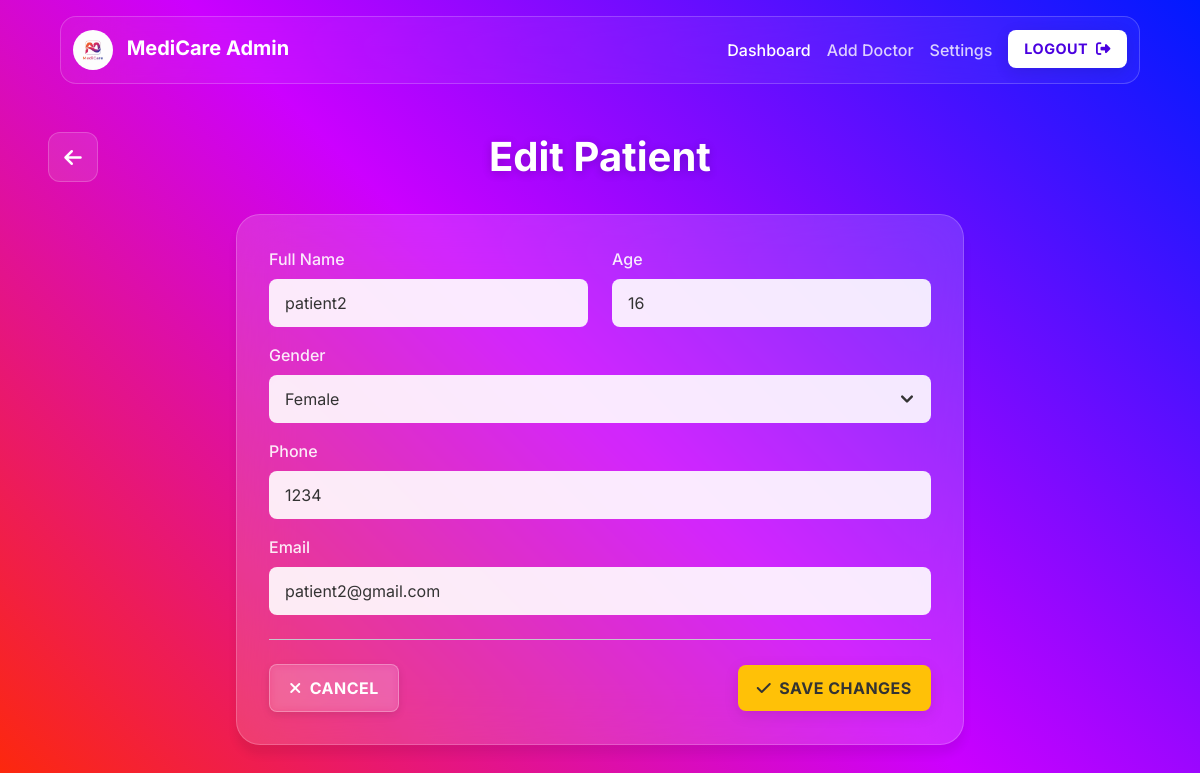
Screenshot of /edit_patient/2 with the database file from the repository.
### application/models.py (models this page shows)
class Patient(db.Model):
    __tablename__ = 'patient'
    id = db.Column(db.Integer(),primary_key = True)
    blocked = db.Column(db.Boolean(), default=False, nullable=False)
    user_id = db.Column(db.Integer(), db.ForeignKey('user.id', ondelete="CASCADE"), nullable=False)
    name = db.Column(db.String(), nullable=False)
    age = db.Column(db.Integer(), nullable=False)
    gender = db.Column(db.String(), nullable=False)
    phone = db.Column(db.String(), nullable=False)
    email = db.Column(db.String(), nullable=False)
    appointment = db.relationship('Appointment', backref='patient', cascade="all, delete-orphan")

### application/controllers.py (the view, shortened to what this page needs)
@app.route("/edit_patient/<int:id>", methods = ['GET','POST'])
def edit_patient(id):
    patient = Patient.query.get_or_404(id)
    return render_template("edit_patient.html", patient = patient)

### templates/edit_patient.html (shortened to what this page needs)
<!DOCTYPE html>
<html lang="en">
<head>
    <link href="https://cdn.jsdelivr.net/npm/bootstrap@5.3.2/dist/css/bootstrap.min.css" rel="stylesheet">
</head>
<body class="landing-page">
    <nav class="navbar navbar-expand-lg app-navbar navbar-dark sticky-top">
        <div class="container-fluid">
            <a class="navbar-brand" href="#">
                <img src="../static/logo2.png" alt="Logo" style="height: 40px; border-radius: 50%;">
                <span class="fw-bold ms-2">MediCare Admin</span>
            </a>
            <div class="collapse navbar-collapse" id="adminNav">
                <ul class="navbar-nav ms-auto mb-2 mb-lg-0">
                    <li class="nav-item">
                        <a class="nav-link active" href="#">Dashboard</a>
                    </li>
                    <li class="nav-item">
                        <a class="nav-link" href="#">Add Doctor</a>
                    </li>
                    <li class="nav-item">
                        <a class="nav-link" href="#">Settings</a>
                    </li>
                    <li class="nav-item">
                        <a href="/login" class="btn btn-login ms-lg-2">Logout <i class="fa-solid fa-right-from-bracket ms-1"></i></a>
                    </li>
                </ul>
            </div>
        </div>
    </nav>
    <main class="container-fluid p-4 p-md-5">
        <div class="admin-header-bar">
            <a href="/admin" class="btn-back-icon"><i class="fa-solid fa-arrow-left"></i></a>
            <h1 class="admin-title">Edit Patient</h1>
            <div class="header-spacer"></div>
        </div>
        <div class="row justify-content-center">
            <div class="col-lg-8 col-md-10">
                <div class="glass-card content-card">
                    <form method="post">
                        <div class="row">
                            <div class="col-md-6 mb-3">
                                <label for="patientName" class="form-label form-label-admin">Full Name</label>
                                <input type="text" name="name" id="patientName" class="form-control form-control-admin" value="{{ patient.name }}" required>
                            </div>
                            <div class="col-md-6 mb-3">
                                <label for="patientAge" class="form-label form-label-admin">Age</label>
                                <input type="number" name="age" id="patientAge" class="form-control form-control-admin" value="{{ patient.age }}" min="0">
                            </div>
                        </div>
                        <div class="mb-3">
                            <label for="patientGender" class="form-label form-label-admin">Gender</label>
                            <select name="gender" id="patientGender" class="form-select form-control-admin">
                                <option value="Female" {% if patient.gender=='Female' %}selected{% endif %}>Female</option>
                            </select>
                        </div>
                        <div class="mb-3">
                            <label for="patientPhone" class="form-label form-label-admin">Phone</label>
                            <input type="text" name="phone" id="patientPhone" class="form-control form-control-admin" value="{{ patient.phone }}">
                        </div>
                        <div class="mb-3">
                            <label for="patientEmail" class="form-label form-label-admin">Email</label>
                            <input type="email" name="email" id="patientEmail" class="form-control form-control-admin" value="{{ patient.email }}">
                        </div>
                        <div class="d-flex justify-content-between align-items-center mt-4 pt-4 border-top border-secondary-subtle border-opacity-25">
                            <a href="/admin" class="btn btn-register">
                                <i class="fa-solid fa-times me-2"></i>Cancel
                            </a>
                            <button type="submit" class="btn btn-edit">
                                <i class="fa-solid fa-check me-2"></i>Save Changes
                            </button>
                        </div>
                    </form>
                </div>
            </div>
        </div>
    </main>
</body>
</html>

### templates/edit_patient.html (style rules this page uses)
html { min-height: 100vh; background-image: linear-gradient(45deg, #ff2a00 0%, #cc00ff 50%, #001aff 100%); background-attachment: fixed; background-size: cover; }
body { font-family: 'Inter', sans-serif; background-color: transparent; }
body.landing-page { display: block; padding: 0; overflow-y: auto; overflow-x: hidden; background-color: transparent; }
a { text-decoration: none; }
.glass-card { background: rgba(255, 255, 255, 0.15); backdrop-filter: blur(25px); border-radius: 1.5rem; box-shadow: 0 10px 10px rgba(0, 0, 0, 0.07); border: 1px solid rgba(255, 255, 255, 0.2); color: white; z-index: 10; }
.btn-login { color: #4a00e0; background: #fff; border: none; padding: 0.7rem 1.2rem; font-size: 1rem; font-weight: 700; text-transform: uppercase; letter-spacing: 0.5px; border-radius: 0.5rem; box-shadow: 0 4px 15px rgba(0, 0, 0, 0.1); transition: all 0.3s ease-in-out; }
.btn-register { display: inline-block; text-align: center; color: #fff; background: rgba(255, 255, 255, 0.08); border: 1px solid rgba(255, 255, 255, 0.3); backdrop-filter: blur(4px); padding: 0.7rem 1.2rem; font-size: 1rem; font-weight: 700; text-transform: uppercase; letter-spacing: 0.5px; border-radius: 0.5rem; box-shadow: 0 3px 8px rgba(0, 0, 0, 0.1); transition: all 0.3s ease-in-out; }
.form-control-admin { background: rgba(255, 255, 255, 0.9); color: #333; border: none; border-radius: 0.5rem; padding: 0.75rem 1rem; transition: all 0.3s ease-in-out; }
.form-control-admin::placeholder { color: #6c757d; }
.form-select.form-control-admin { -webkit-appearance: none; -moz-appearance: none; appearance: none; background-repeat: no-repeat; background-position: right 0.75rem center; background-size: 1.5em 1.5em; padding-right: 3rem; }
.form-label-admin { color: rgba(255, 255, 255, 0.9); font-weight: 500; margin-bottom: 0.5rem; }
.app-navbar { background: rgba(255, 255, 255, 0.05); backdrop-filter: blur(30px); border-radius: 1rem; width: 90%; margin: 1rem auto 0 auto; border: 1px solid rgba(255, 255, 255, 0.2); z-index: 1000; }
.app-navbar .navbar-brand span { color: #fff !important; }
.app-navbar .nav-link { color: rgba(255, 255, 255, 0.8) !important; font-weight: 500; transition: all 0.2s ease; }
.app-navbar .nav-link:hover, .app-navbar .nav-link.active { color: #fff !important; }
.app-navbar .btn { padding: 0.5rem 1rem; font-size: 0.9rem; }
.content-card { padding: 2rem; margin-bottom: 2rem; }
.admin-title { color: #fff; font-weight: 700; margin-bottom: 0; text-shadow: 0 2px 10px rgba(0,0,0,0.2); text-align: center; }
.admin-header-bar { display: flex; justify-content: space-between; align-items: center; margin-bottom: 2rem; }
.btn-back-icon { display: inline-block; width: 50px; height: 50px; line-height: 50px; text-align: center; background: rgba(255, 255, 255, 0.1); border: 1px solid rgba(255, 255, 255, 0.2); border-radius: 0.75rem; color: #fff; font-size: 1.25rem; transition: all 0.3s ease; }
.header-spacer { width: 50px; height: 50px; }
.btn-edit { background-color: #ffc107; color: #333; border: none; padding: 0.7rem 1.2rem; font-size: 1rem; font-weight: 700; text-transform: uppercase; letter-spacing: 0.5px; border-radius: 0.5rem; box-shadow: 0 4px 15px rgba(0, 0, 0, 0.1); transition: all 0.3s ease-in-out; }

### rows the page displays
Patient: name "patient2", age "16", gender "Female", phone "1234", email "patient2@gmail.com"
